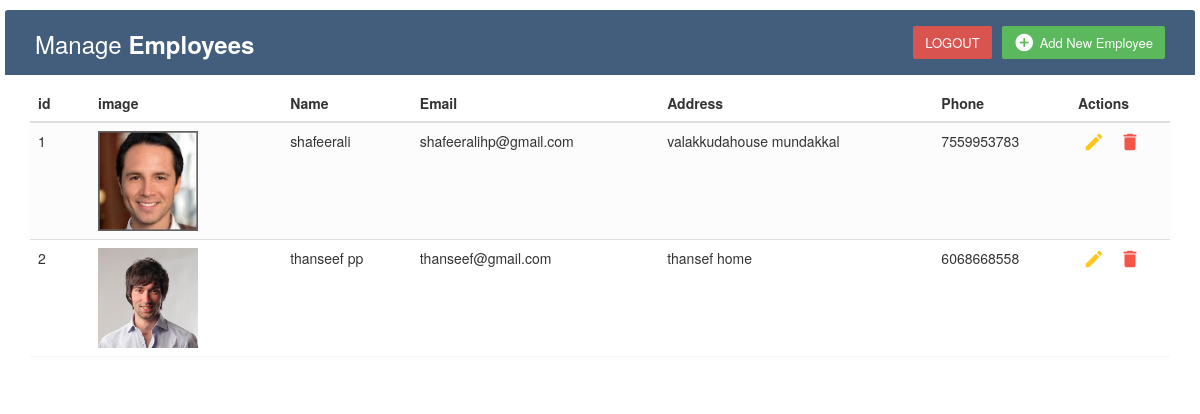
Screenshot of /admin_home/ (signed in) with the database file from the repository.
### emp/models.py (models this page shows)
class Employee(models.Model):
    employee_name=models.CharField(max_length=200,null=True)
    email=models.CharField(max_length=200,null=True)
    phone=models.BigIntegerField()
    adress=models.TextField(max_length=1000,verbose_name='description')
    image=models.ImageField(null=True ,blank=True)

### emp/views.py (the view)
# urls.py: path('admin_home/',views.admin_home,name='admin_home'),
@user_passes_test(lambda u: u.is_superuser,login_url='/admin')
def admin_home(request):
    employees=Employee.objects.all()
    context={'employees':employees}
    return render(request,'admin.html',context)

### templates/admin.html (shortened to what this page needs)
{% load static %}
<!DOCTYPE html>
<html lang="en">
<head>
    <link rel="stylesheet" href="{% static 'css/tabel.css' %}">
    <link rel="stylesheet" href="https://maxcdn.bootstrapcdn.com/font-awesome/4.7.0/css/font-awesome.min.css">
    <link rel="stylesheet" href="https://maxcdn.bootstrapcdn.com/bootstrap/3.3.7/css/bootstrap.min.css">
</head>
<body>
    <div class="container">
        <div class="table-wrapper">
          <div class="table-title">
            <div class="row">
              <div class="col-sm-6">
                <h2>Manage <b>Employees</b></h2>
              </div>
              <div class="col-sm-6">
                <a href="{% url 'addemployee' %}" class="btn btn-success" data-toggle="modal"><i class="material-icons">&#xE147;</i> <span>Add New Employee</span></a>
                <a href="{% url 'logout' %}" class="btn btn-danger" data-toggle="modal"> <span>LOGOUT</span></a>
              </div>
            </div>
          </div>
          <table class="table table-striped table-hover">
            <thead>
              <tr>
                <th>id</th>
                <th colspan="2">image</th>
                <th>Name</th>
                <th>Email</th>
                <th>Address</th>
                <th>Phone</th>
                <th>Actions</th>
              </tr>
            </thead>
            <tbody>
                {% for employee in employees %}
              <tr>
                <td>{{employee.id}}</td>
                <td > <img src="/static/image/{{employee.image}}" alt="" style="width: 100px; height: 100px;"></td>
                <td></td>
                <td>{{employee.employee_name}}</td>
                <td>{{employee.email}}</td>
                <td>{{employee.adress}}</td>
                <td>{{employee.phone}}</td>
                <td>
                  <a href="{% url 'editemployee' employee.id %}" class="edit" ><i class="material-icons" data-toggle="tooltip" title="Edit">&#xE254;</i></a>
                  <a href="{% url 'deleteemployee' employee.id %}" onclick="window.mytest('{{employee}}')" id="delcheck{{employee}}" data-id="{{employee.employee_name}}" class="delete" ><i class="material-icons" data-toggle="tooltip" title="Delete">&#xE872;</i></a>
                </td>
              </tr>
             {% endfor %}
            </tbody>
          </table>
        </div>
      </div>
</body>
</html>

### static/css/tabel.css (style rules this page uses)
body { color: #566787; background: #f5f5f5; font-family: 'Varela Round', sans-serif; font-size: 13px; }
.table-wrapper { background: #fff; margin: 30px 0; border-radius: 3px; box-shadow: 0 1px 1px rgba(0,0,0,.05); }
.table-title { padding-bottom: 15px; background: #435d7d; color: #fff; padding: 16px 30px; margin: -20px -25px 10px; border-radius: 3px 3px 0 0; }
.table-title h2 { margin: 5px 0 0; font-size: 24px; }
.table-title .btn { color: #fff; float: right; font-size: 13px; border: none; min-width: 50px; border-radius: 2px; border: none; outline: none !important; margin-left: 10px; }
.table-title .btn i { float: left; font-size: 21px; margin-right: 5px; }
.table-title .btn span { float: left; margin-top: 2px; }
table.table tr th, table.table tr td { border-color: #e9e9e9; padding: 12px 15px; vertical-align: middle; }
table.table tr th:first-child { width: 60px; }
table.table tr th:last-child { width: 100px; }
table.table-striped tbody tr:nth-of-type(odd) { background-color: #fcfcfc; }
table.table td:last-child i { opacity: 0.9; font-size: 22px; margin: 0 5px; }
table.table td a { font-weight: bold; color: #566787; display: inline-block; text-decoration: none; outline: none !important; }
table.table td a.edit { color: #FFC107; }
table.table td a.delete { color: #F44336; }
table.table td i { font-size: 19px; }

### rows the page displays
Employee: id "1", image (picture), employee_name "shafeerali", email "shafeeralihp@gmail.com", adress "valakkudahouse mundakkal", phone "7559953783"
Employee: id "2", image (picture), employee_name "thanseef pp", email "thanseef@gmail.com", adress "thansef home", phone "6068668558"
